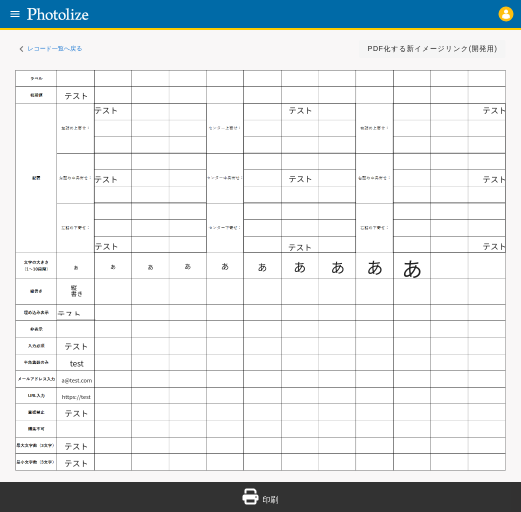
#> input picture python/TestScript/photolize/test_singleLineText/img/base.png, 1042 x 1024 px (shown at 1/2 size)
$ python diff_img.py
#> lines starting #> are read from the running program, lines starting #| are printed output that depends on the picture; after the words box and inside, x2 and y2 are one past the last pixel; in counts of white or black regions, pixels touching at a corner belong together
# 色付けなしの差異検出
# 参考サイト：https://qiita.com/grv2688/items/44f9e0ddd429afbb26a2
import cv2
from datetime import datetime
import matplotlib.pyplot as plt
import numpy as np
import os


# 保存先ディレクトリを作成
output_dir = os.path.join(os.path.dirname(os.path.abspath(__file__)), "img/")
# フォルダが存在しない場合は作成
if not os.path.exists(output_dir):
    os.makedirs(output_dir)
# ファイル名を生成
output_file_name_A = 'base.png'
output_file_name_B = 'chg_position.png'
# ファイルパスを作成
output_file_path_A = os.path.join(output_dir, output_file_name_A)
output_file_path_B = os.path.join(output_dir, output_file_name_B)
imgA = cv2.imread(output_file_path_A)
#> imgA is the input picture: shape (1024, 1042, 3); mean B, G, R 229.8, 227.4, 222.3
imgB = cv2.imread(output_file_path_B)
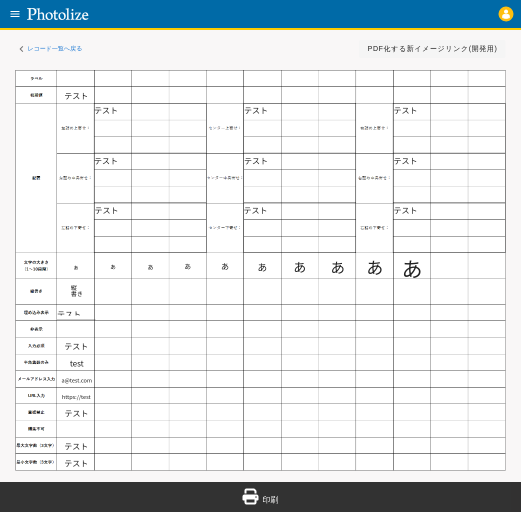
#> input picture python/TestScript/photolize/test_singleLineText/img/chg_position.png, 1042 x 1024 px (shown at 1/2 size)
#> imgB is the input picture: shape (1024, 1042, 3); mean B, G, R 229.8, 227.4, 222.3
# OpenCVはBGRフォーマットなので、RGBへ変換する
imgA = cv2.cvtColor(imgA, cv2.COLOR_BGR2RGB)
imgB = cv2.cvtColor(imgB, cv2.COLOR_BGR2RGB)
# 画像サイズを取得
hA, wA, cA = imgA.shape[:3]
#> hA = 1024; wA = 1042; cA = 3
hB, wB, cA = imgB.shape [:3]
#> hB = 1024; wB = 1042

# 特徴量検出器を作成
akaze = cv2.AKAZE_create()
# 二つの画像の特徴点を抽出
kpA, desA = akaze.detectAndCompute(imgA,None)
#> kpA = 1677 keypoints; strongest (x, y, size): (59, 825, 4.8), (60, 857, 5.7), (76, 354, 5.7), (63, 582, 5.7)
kpB, desB = akaze.detectAndCompute(imgB,None)
#> kpB = 1689 keypoints; strongest (x, y, size): (59, 825, 4.8), (60, 857, 5.7), (76, 354, 5.7), (63, 582, 5.7)

# imageBを透視変換する
# 透視変換: 斜めから撮影した画像を真上から見た画像に変換する感じ
# BFMatcher型のオブジェクトを作成する
bf = cv2.BFMatcher(cv2.NORM_HAMMING, crossCheck=True)
# 記述子をマッチさせる。※スキャン画像(B2)の特徴抽出はforループ前に実施済み。
matches = bf.match(desA,desB)
#> matches = 1259 matches
# マッチしたものを距離順に並べ替える。
matches = sorted(matches, key = lambda x:x.distance)
# マッチしたもの（ソート済み）の中から上位★%（参考：15%)をgoodとする。
good = matches[:int(len(matches) * 0.15)]
#> good = 188 matches
# 対応が取れた特徴点の座標を取り出す？
src_pts = np.float32([kpA[m.queryIdx].pt for m in good]).reshape(-1,1,2)
#> src_pts = 188 rows, first 8: [59.93, 28.91], [118.2, 28.47], [174, 28.65], [91.92, 30.45], [165.8, 30.41], [72.18, 31.33], [81.65, 30.91], [113.3, 31.53]
dst_pts = np.float32([kpB[m.trainIdx].pt for m in good]).reshape(-1,1,2)
#> dst_pts has the same summary as src_pts
# findHomography:二つの画像から得られた点の集合を与えると、その物体の投射変換を計算する
M, mask = cv2.findHomography(dst_pts, src_pts, cv2.RANSAC,5.0) # dst_img作成の際だけ使う。warpperspectiveの使い方がわかってない。
#> M = [[1, -7.74e-16, 3.16e-13], [1.2e-16, 1, 1.32e-13], [9.21e-19, -9.64e-19, 1]]; mask = 188 values, max 1 at index 0, min 0 at index 181, mean 0.995
# imgBを透視変換。
imgB_transform = cv2.warpPerspective(imgB, M, (wA, hA))

# imgAとdst_imgの差分を求めてresultとする。グレースケールに変換。
result = cv2.absdiff(imgA, imgB_transform)
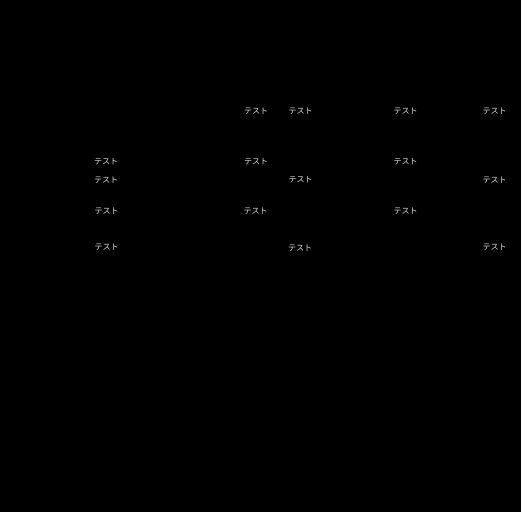
#> result: shape (1024, 1042, 3) (shown at 1/2 size); min 0, max 222, mean 0.4
result_gray = cv2.cvtColor(result, cv2.COLOR_BGR2GRAY)

# 二値化
_, result_bin = cv2.threshold(result_gray, 45, 255, cv2.THRESH_BINARY) # 閾値は50
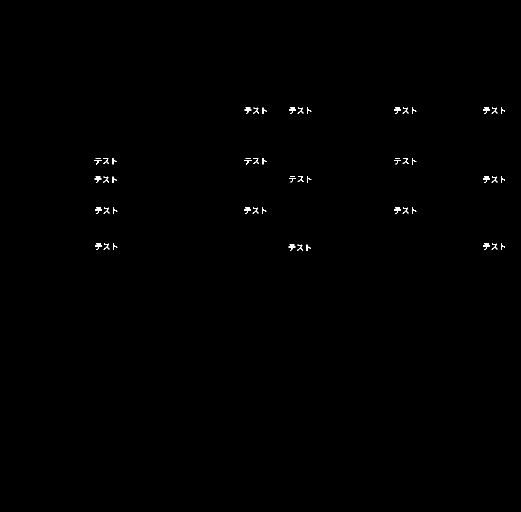
#> result_bin: shape (1024, 1042) (shown at 1/2 size); 0.22% white in thin lines or dots, all inside (x1, y1, x2, y2) = (189, 215, 1010, 502)

# カーネルを準備（オープニング用）
kernel = np.ones((2,2),np.uint8)
# オープニング（収縮→膨張）実行 ノイズ除去
result_bin = cv2.morphologyEx(result_bin, cv2.MORPH_OPEN, kernel) # オープニング（収縮→膨張）。ノイズ除去。
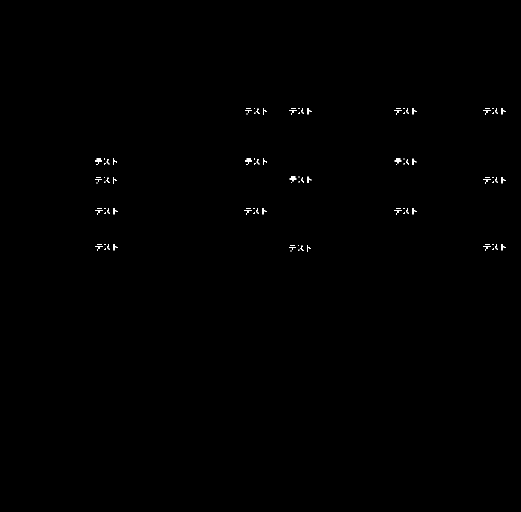
#> result_bin: shape (1024, 1042) (shown at 1/2 size); 0.2% white in thin lines or dots, all inside (x1, y1, x2, y2) = (190, 216, 1011, 503)

# 二値画像をRGB形式に変換し、2枚の画像を重ねる。
result_bin_rgb = cv2.cvtColor(result_bin, cv2.COLOR_GRAY2RGB)
result_add = cv2.addWeighted(imgA, 0.3, result_bin_rgb, 0.7, 2.2) # ２.２はガンマ値。大きくすると白っぽくなる
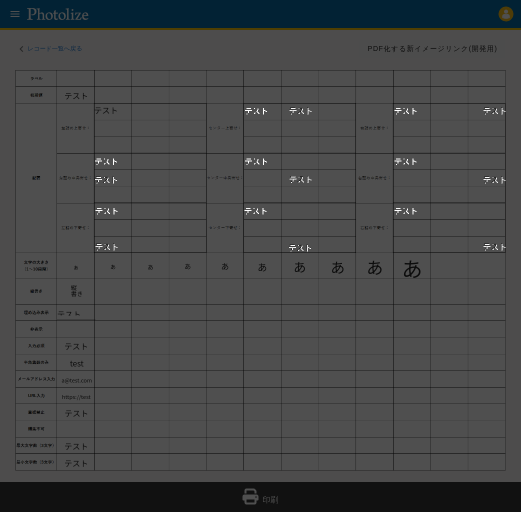
#> result_add: shape (1024, 1042, 3) (shown at 1/2 size); mean R, G, B 69.4, 70.9, 71.6

### 差異が検出されたか判定 ###
# 2値画像（result_bin）の白いピクセル（差分が存在する部分）の数をカウント
white_pixel_count = cv2.countNonZero(result_bin)
#> white_pixel_count = 2128

# ある閾値以上の白いピクセルが存在する場合、差分があると判断する
threshold = 100  # 適切な閾値を選択
red_text_start = "\033[91m"
red_text_end = "\033[0m"
green_text_start = "\033[92m"
green_text_end = "\033[0m"

if white_pixel_count > threshold:
    print(f"{red_text_start}差異が検出されました{red_text_end}")
else:
    print(f"{green_text_start}異常なし{green_text_end}")

# 現在の日付を取得してフォーマット
current_date = datetime.now().strftime("%m-%d_%H-%M-%S")
# ファイル名を生成
output_file_name = f"diff_{output_file_name_B.split('_')[1]}"
# output_file_name = f"diff_{current_date}.png"

output_dir2 = os.path.join(os.path.dirname(os.path.abspath(__file__)), "diff_img/")
# output_dir2 = os.path.join(os.path.dirname(os.path.abspath(__file__)), "diff_high_png/")

# ファイルパスを作成
output_file_path = os.path.join(output_dir2, output_file_name)
# フォルダが存在しない場合は作成
if not os.path.exists(output_dir2):
    os.makedirs(output_dir2)

# 画像を保存する
cv2.imwrite(output_file_path, result_gray)

print(f"2つの画像の差異を示した画像を{output_file_path}に保存しました")
